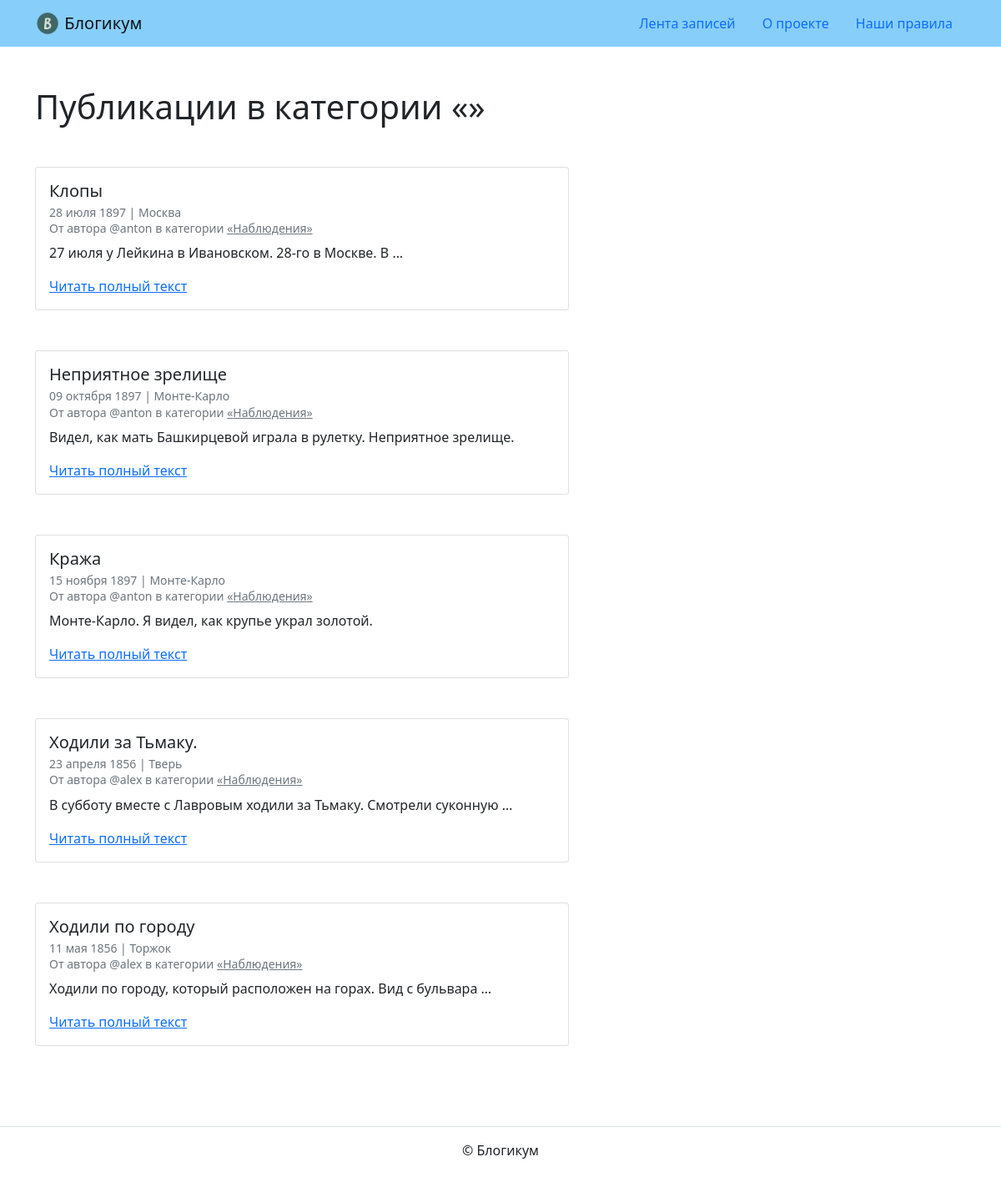
The page /category/details/ on the database its author committed.
### blog/models.py (models this page shows, shortened)
class BaseModel(models.Model):
    is_published = models.BooleanField(
        default=True,
        verbose_name='Опубликовано',
        help_text='Снимите галочку, чтобы скрыть публикацию.'
    )
    created_at = models.DateTimeField(
        auto_now_add=True,
        verbose_name='Добавлено'
    )
    class Meta:
        abstract = True

class Post(BaseModel):
    title = models.CharField(
        max_length=256,
        verbose_name='Заголовок'
    )
    text = models.TextField(
        verbose_name='Текст'
    )
    pub_date = models.DateTimeField(
        verbose_name='Дата и время публикации',
        help_text='Если установить дату и время в будущем — '
                  'можно делать отложенные публикации.'
    )
    author = models.ForeignKey(
        User,
        on_delete=models.CASCADE,
        verbose_name='Автор публикации'
    )
    location = models.ForeignKey(
        Location,
        on_delete=models.SET_NULL,
        null=True,
        blank=True,
        verbose_name='Местоположение'
    )
    category = models.ForeignKey(
        Category,
        on_delete=models.SET_NULL,
        null=True,
        verbose_name='Категория'
    )
    class Meta:
        verbose_name = 'публикация'
        verbose_name_plural = 'Публикации'

class Location(BaseModel):
    name = models.CharField(
        max_length=256,
        verbose_name='Название места'
    )
    class Meta:
        verbose_name = 'местоположение'
        verbose_name_plural = 'Местоположения'

class Category(BaseModel):
    title = models.CharField(
        max_length=256,
        verbose_name='Заголовок'
    )
    description = models.TextField(
        verbose_name='Описание'
    )
    slug = models.SlugField(
        unique=True,
        verbose_name='Идентификатор',
        help_text='Идентификатор страницы для URL; '
                  'разрешены символы латиницы, цифры, '
                  'дефис и подчёркивание.'
    )
    class Meta:
        verbose_name = 'категория'
        verbose_name_plural = 'Категории'

### blog/views.py (the view)
def category_posts(request, category_slug):
    template_name = 'blog/category.html'
    post_list = get_list_or_404(
        Post,
        category__slug=category_slug,
        is_published=True,
        pub_date__lte=datetime.now(),
        category__is_published=True
    )
    context = {'post_list': post_list}
    return render(request, template_name, context)

### templates/blog/category.html (shortened to what this page needs)
{% extends "base.html" %}
{% block content %}
  <h1>Публикации в категории «{{ post.category.title }}»</h1>
  {% for post in post_list %}
    <article class="mb-5">
      {% include "includes/post_card.html" %}
     </article>
  {% endfor %}
{% endblock %}

### templates/includes/post_card.html
<div class="card" style="width: 40rem;">
  <div class="card-body">
    <h5 class="card-title">{{ post.title }}</h5>
    <h6 class="card-subtitle mb-2 text-muted">
      <small>
        {{ post.pub_date|date:"d E Y" }} | {% if post.location and post.location.is_published %}{{ post.location.name }}{% else %}Планета Земля{% endif %}<br>
        От автора @{{ post.author.username }} в категории {% include "includes/category_link.html" %}
      </small>
    </h6>
    <p class="card-text">{{ post.text|truncatewords:10 }}</p>
    <a href="{% url 'blog:post_detail' post.id %}" class="card-link">Читать полный текст</a>
  </div>
</div>

### templates/includes/category_link.html
<a class="text-muted" href="{% url 'blog:category_posts' post.category.slug %}">
  «{{ post.category.title }}»
</a>

### rows shown on the page
Post: title "Клопы", pub_date "28 июля 1897", location.name "Москва", author.username "anton", category "Наблюдения", text "27 июля у Лейкина в Ивановском. 28-го в Москве. В …"
Post: title "Неприятное зрелище", pub_date "09 октября 1897", location.name "Монте-Карло", author.username "anton", category "Наблюдения", text "Видел, как мать Башкирцевой играла в рулетку. Неприятное зрелище."
Post: title "Кража", pub_date "15 ноября 1897", location.name "Монте-Карло", author.username "anton", category "Наблюдения", text "Монте-Карло. Я видел, как крупье украл золотой."
Post: title "Ходили за Тьмаку.", pub_date "23 апреля 1856", location.name "Тверь", author.username "alex", category "Наблюдения", text "В субботу вместе с Лавровым ходили за Тьмаку. Смотрели суконную …"
Post: title "Ходили по городу", pub_date "11 мая 1856", location.name "Торжок", author.username "alex", category "Наблюдения", text "Ходили по городу, который расположен на горах. Вид с бульвара …"
